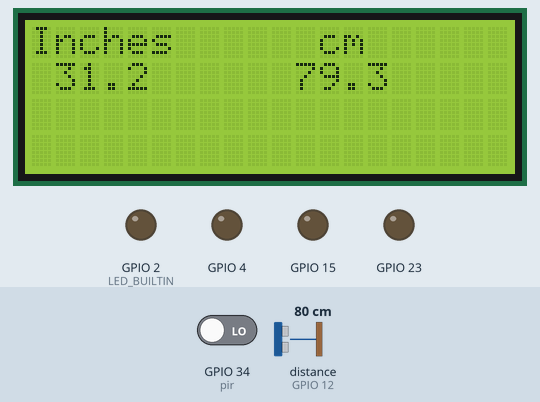
Simulated run of this sketch. Board: ESP32. On the bench: 20×4 character LCD, output pins drawn as LEDs (lit = HIGH). Wiring (inferred from the names in the program): ultrasonic range finder: trigger GPIO 13; echo GPIO 12. The test bench sets the inputs (shaded band); at power-on: GPIO 34 (pir) LOW, distance to the obstacle (sensor on GPIO 12) 80 cm. The echo pulse lasts 58.3 µs per cm; WiFi joins after 1.5 s; servers stay silent unless stated; no MQTT or app messages arrive unless stated; pins used as bus, display or sensor lines are not drawn; what the sketch prints to the serial monitor is not drawn.

Above: at 1.7 s.
2.9 s: GPIO 34 (pir) driven HIGH
At 3.7 s:
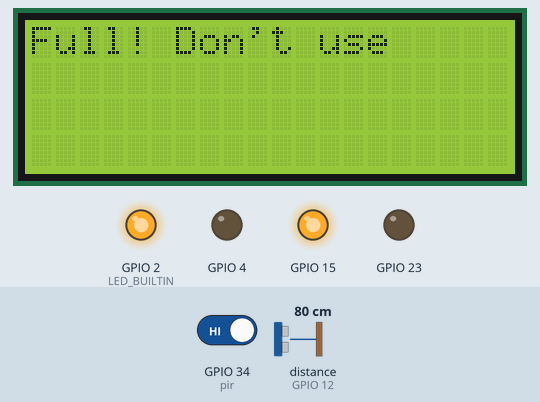
At 6.5 s:
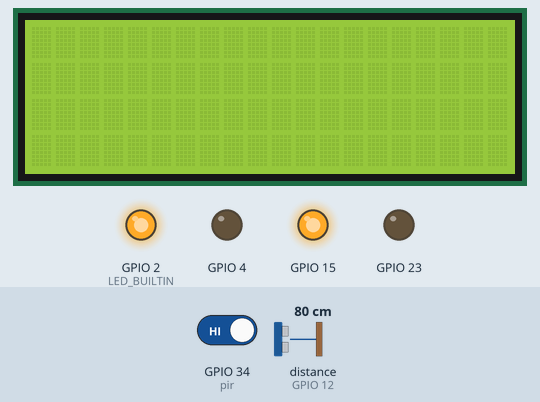
Timing chart, 0 to 8.0 s (numbered marks = the images above; inputs shaded):
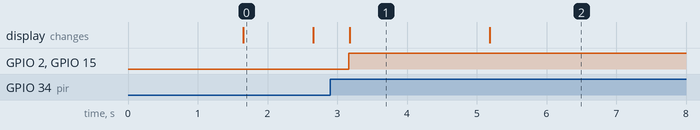

The sketch:

esp32-blink.ino
```cpp
#include <WiFi.h>                              // library for wifi
#include <PubSubClient.h>                      // library for MQTT
#include <LiquidCrystal_I2C.h>
LiquidCrystal_I2C lcd(0x27, 20, 4);

//----------------------- credentials of IBM Accounts ------------------------------

#define ORG "9gbe4w"                        // IBM organisation id
#define DEVICE_TYPE "SWMSMC"                // Device type mentioned in ibm watson iot platform
#define DEVICE_ID "ibmproject"              // Device ID mentioned in ibm watson iot platform
#define TOKEN "sUNA41tG6-Pq)0rk5X"          // Token

//----------------------- customise above values -----------------------------------------------------

char server[] = ORG ".messaging.internetofthings.ibmcloud.com";               // server name
char publishTopic[] = "iot-2/evt/data/fmt/json";                              // topic name and type of event perform and format in which data to be send
char topic[] = "iot-2/cmd/led/fmt/String";                                    // cmd Represent type and command is test format of strings
char authMethod[] = "use-token-auth";                                         // authentication method
char token[] = TOKEN;
char clientId[] = "d:" ORG ":" DEVICE_TYPE ":" DEVICE_ID;                    //Client id

//---------------------------------------------------------------------------------------------------------------------

WiFiClient wifiClient;                                                      // creating instance for wificlient
PubSubClient client(server, 1883, wifiClient);

#define ECHO_PIN 12
#define TRIG_PIN 13
float dist;

void setup()
{
  Serial.begin(115200);
  pinMode(LED_BUILTIN, OUTPUT);
  pinMode(TRIG_PIN, OUTPUT);
  pinMode(ECHO_PIN, INPUT);
  //pir pin
  pinMode(4, INPUT);

  //ledpins
  pinMode(23, OUTPUT);
  pinMode(2, OUTPUT);
  pinMode(4, OUTPUT);
  pinMode(15, OUTPUT);


  lcd.init();
  lcd.backlight();
  lcd.setCursor(1, 0);
  lcd.print("");
  wifiConnect();
  mqttConnect();
}

float readcmCM()
{
  digitalWrite(TRIG_PIN, LOW);
  delayMicroseconds(2);
  digitalWrite(TRIG_PIN, HIGH);
  delayMicroseconds(10);
  digitalWrite(TRIG_PIN, LOW);
  int duration = pulseIn(ECHO_PIN, HIGH);
  return duration * 0.034 / 2;
}

void loop()
 {

	lcd.clear();

  publishData();
  delay(500);
  if (!client.loop())
    {
      mqttConnect();                                    // function call to connect to IBM
    }
}


/* --------------------------------retrieving to cloud-----------------------------------------------------*/

void wifiConnect()
{
  Serial.print("Connecting to ");
  Serial.print("Wifi");
  WiFi.begin("Wokwi-GUEST", "", 6);
  while (WiFi.status() != WL_CONNECTED)
    {
      delay(500);
      Serial.print(".");
    }
  Serial.print("WiFi connected, IP address: ");
  Serial.println(WiFi.localIP());
}
void mqttConnect()
  {
    if (!client.connected())
      {
        Serial.print("Reconnecting MQTT client to ");
        Serial.println(server);
        while (!client.connect(clientId, authMethod, token))
          {
            Serial.print(".");
            delay(500);
          }
        initManagedDevice();
        Serial.println();
      }
  }
void initManagedDevice()
  {
    if (client.subscribe(topic))
      {
        Serial.println("IBM subscribe to cmd OK");
      }
    else
      {
        Serial.println("subscribe to cmd FAILED");
      }
  }
void publishData()
{
  float cm = readcmCM();

  if(digitalRead(34))                                 //pir motion detection
  {
    Serial.println("Motion Detected");
    Serial.println("Lid Opened");
    digitalWrite(15, HIGH);

  }
  else
  {
    digitalWrite(15, LOW);
  }

 if(digitalRead(34)== true)
 {
  if(cm <= 100)                                                //Bin level detection
  {
    digitalWrite(2, HIGH);
    Serial.println("High Alert!!!,Trash bin is about to be full");
    Serial.println("Lid Closed");
    lcd.print("Full! Don't use");
    delay(2000);
    lcd.clear();
    digitalWrite(4, LOW);
    digitalWrite(23, LOW);
  }
  else if(cm > 150 && cm < 250)
  {
    digitalWrite(4, HIGH);
    Serial.println("Warning!!,Trash is about to cross 50% of bin level");
    digitalWrite(2, LOW);
    digitalWrite(23, LOW);
  }
  else if(cm > 250 && cm <=400)
  {
    digitalWrite(23, HIGH);
    Serial.println("Bin is available");
    digitalWrite(2,LOW);
    digitalWrite(4, LOW);
  }
    delay(10000);
    Serial.println("Lid Closed");
 }
 else
 {
   Serial.println("No motion detected");
 }


  if(cm <= 100)
{
digitalWrite(21,HIGH);
String payload = "{\"High Alert!!\":\"";
payload += cm;
payload += "left\" }";
Serial.print("\n");
Serial.print("Sending payload: ");
Serial.println(payload);

if (client.publish(publishTopic, (char*) payload.c_str()))         // if data is uploaded to cloud successfully,prints publish ok else prints publish failed
{
Serial.println("Publish OK");
}
}
if(cm <= 250)
{
digitalWrite(22,HIGH);
String payload = "{\"Warning!!\":\"";
payload += dist;
payload += "left\" }";
Serial.print("\n");
Serial.print("Sending distance: ");
Serial.println(cm);
if(client.publish(publishTopic, (char*) payload.c_str()))
{
Serial.println("Publish OK");
}
else
{
Serial.println("Publish FAILED");
}
}

  float inches = (cm / 2.54);                                      //print on lcd
  lcd.setCursor(0,0);
	lcd.print("Inches");
	lcd.setCursor(4,0);
	lcd.setCursor(12,0);
	lcd.print("cm");
	lcd.setCursor(1,1);
	lcd.print(inches, 1);
	lcd.setCursor(11,1);
	lcd.print(cm, 1);
	lcd.setCursor(14,1);
	delay(1000);
	lcd.clear();
}
```

Measured:
- after the input at 2.9 s, GPIO 2 (LED_BUILTIN), GPIO 15: LOW → HIGH after 0.27 s; the display: changes after 0.28 s (image 1)
- what the display in image 0 shows lasts 1.0 s, from 1.7 s to 2.7 s
- what the display in image 1 shows lasts 2.0 s, from 3.2 s to 5.2 s
